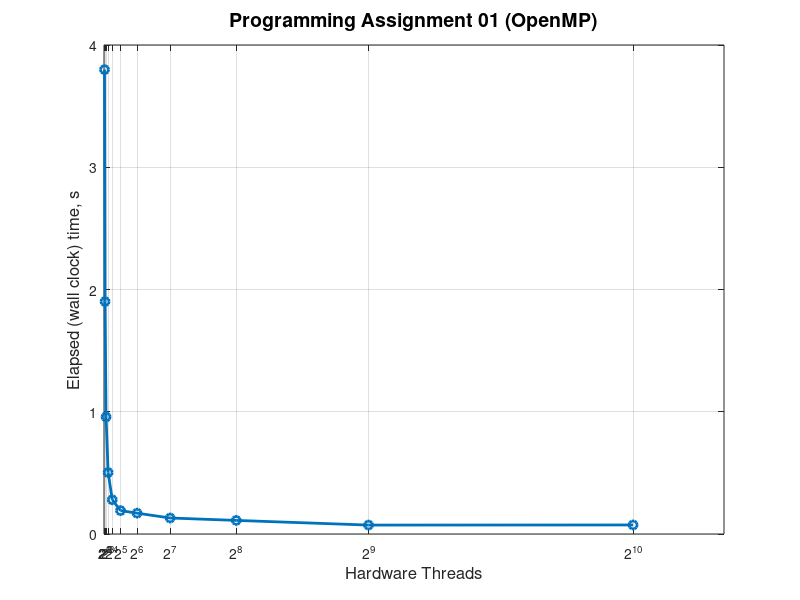

MATLAB code to generate this figure: (Note: this script raises an error after producing the figure.)
close all
clc
data = load('data.txt');
threads = data(:,1);
times = data(:,2);
figure;
plot(threads, times, 'o-', 'LineWidth', 2);
set(gca, 'XTick', threads);
set(gca, 'XTickLabel', ...
    arrayfun(@(x) sprintf('2^{%d}', log2(x)), threads, 'UniformOutput', false));
xlabel('Hardware Threads', 'FontSize', 12);
ylabel('Elapsed (wall clock) time, s', 'FontSize', 12);
title('Programming Assignment 01 (OpenMP)', 'FontSize', 14);
set(gcf,'Color','white');
grid on;
ax = gca;
ax.YMinorGrid = 'on';
ax.XMinorGrid = 'on';

% ---- Find optimal (minimum) time ----
[min_time, idx] = min(times);       % find the minimum time
opt_threads = threads(idx);         % corresponding thread count

% ---- Mark the optimal point on the plot ----
hold on
plot(opt_threads, min_time, 'rp', 'MarkerSize', 12, 'MarkerFaceColor', 'r'); % red point
text(opt_threads, min_time, ...
    sprintf('Optimal: %d threads\n%.4f s', opt_threads, min_time), ...
    'FontSize', 11, 'VerticalAlignment', 'bottom', 'HorizontalAlignment', 'left');
hold off

figure(1);





